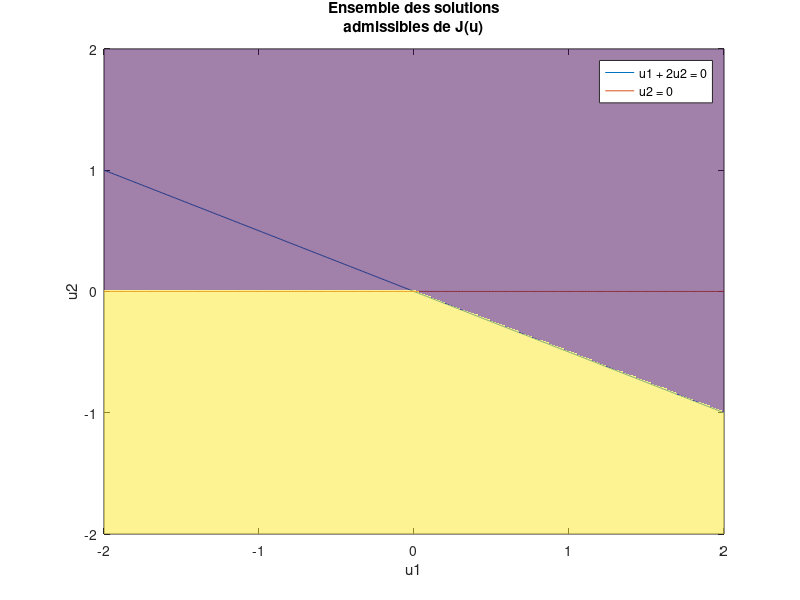

MATLAB code to generate this figure: (Note: this script raises an error after producing the figure.)
%Exercice 1:

%% Question 1

%Representation graphique de l'ensemble des solutions admissibles:

%Affichage des droites delimitant le domaine
f1 = @(x) - 1/2*x; f2 = @(x) x*0;
x1 = -2:0.01:2; y1 = f1(x1);
x2 = -2:0.01:2; y2 = f2(x2); 
plot(x1,y1,x2,y2);
hold on;

%Coloration de l'ensemble admissible
ind = @(u1,u2) 1*((u1 + 2*u2 <= 0) & (u2 <= 0));
x_value = -2:.01:2; y_value = -2:.01:2;
[X,Y] = meshgrid(x_value,y_value);
z = ind(X,Y);
objet = pcolor(x_value,y_value,z);
set(objet,'EdgeColor','none');
set(objet,'facealpha',0.5);
hold off

title({'Ensemble des solutions','admissibles de J(u)'});
xlabel('u1');
ylabel('u2');
legend('u1 + 2u2 = 0','u2 = 0');

%% Question 2

%Test des decomposition par les prix, par les quantites et par prediction sur les exemples jouets:

%Pour N = 2: 
%   Solution: u* = (1;-1) et J(u*) = -1
N1 = 2;
[A1,b1,C1] = CreateInstance(N1);
rho = 0.1;
eps = 10^(-6);
kmax = 10000;
[u1_prix,p1_prix,k1_prix,J1_prix] = DecompositionPrix(N1,A1,b1,C1,rho,eps,kmax);
[u1_alloc,omega1_alloc,k1_alloc,J1_alloc] = DecompositionQuantites(N1,A1,b1,C1,eps,kmax);
[u1_pred,omega1_pred,k1_pred,J1_pred] = DecompositionPrediction(N1,A1,b1,C1,eps,kmax);

%Pour N = 3:
%   Solution: u* = (1;-1;0) et J(u*) = -1
N2 = 3;
[A2,b2,C2] = CreateInstance(N2);
rho = 0.1;
eps = 10^(-5);
kmax = 10000;
[u2_prix,p2_prix,k2_prix,J2_prix] = DecompositionPrix(N2,A2,b2,C2,rho,eps,kmax);
[u2_alloc,omega2_alloc,k2_alloc,J2_alloc] = DecompositionQuantites(N2,A2,b2,C2,eps,kmax);
[u2_pred,omega2_pred,k2_pred,J2_pred] = DecompositionPrediction(N2,A2,b2,C2,eps,kmax);

%Pour N = 4:
%   Solution: u* = (1;-6/5;3/5;-1) et J(u*) = -19/10
N3 = 4;
[A3,b3,C3] = CreateInstance(N3);
rho = 0.1;
eps = 10^(-6);
kmax = 10000;
[u3_prix,p3_prix,k3_prix,J3_prix] = DecompositionPrix(N3,A3,b3,C3,rho,eps,kmax);
[u3_alloc,omega3_alloc,k3_alloc,J3_alloc] = DecompositionQuantites(N3,A3,b3,C3,eps,kmax);
[u3_pred,omega3_pred,k3_pred,J3_pred] = DecompositionPrediction(N3,A3,b3,C3,eps,kmax);

%Pour N = 5:
%   Solution: u* = (1;-1.2;0.6;-1;0) et J(u*) = -1.9
N4 = 5;
[A4,b4,C4] = CreateInstance(N4);
rho = 0.1;
eps = 10^(-6);
kmax = 10000;
[u4_prix,p4_prix,k4_prix,J4_prix] = DecompositionPrix(N4,A4,b4,C4,rho,eps,kmax);
[u4_alloc,omega4_alloc,k4_alloc,J4_alloc] = DecompositionQuantites(N4,A4,b4,C4,eps,kmax);
[u4_pred,omega4_pred,k4_pred,J4_pred] = DecompositionPrediction(N4,A4,b4,C4,eps,kmax);

%% Question 3

Test_prix1 = Test_KKT(A1,b1,C1,0,p1_prix,0,0,0,u1_prix,0.01);
Test_prix2 = Test_KKT(A2,b2,C2,0,p2_prix,0,0,0,u2_prix,0.01);
Test_prix3 = Test_KKT(A3,b3,C3,0,p3_prix,0,0,0,u3_prix,0.01);
Test_prix4 = Test_KKT(A4,b4,C4,0,p4_prix,0,0,0,u4_prix,0.01);

